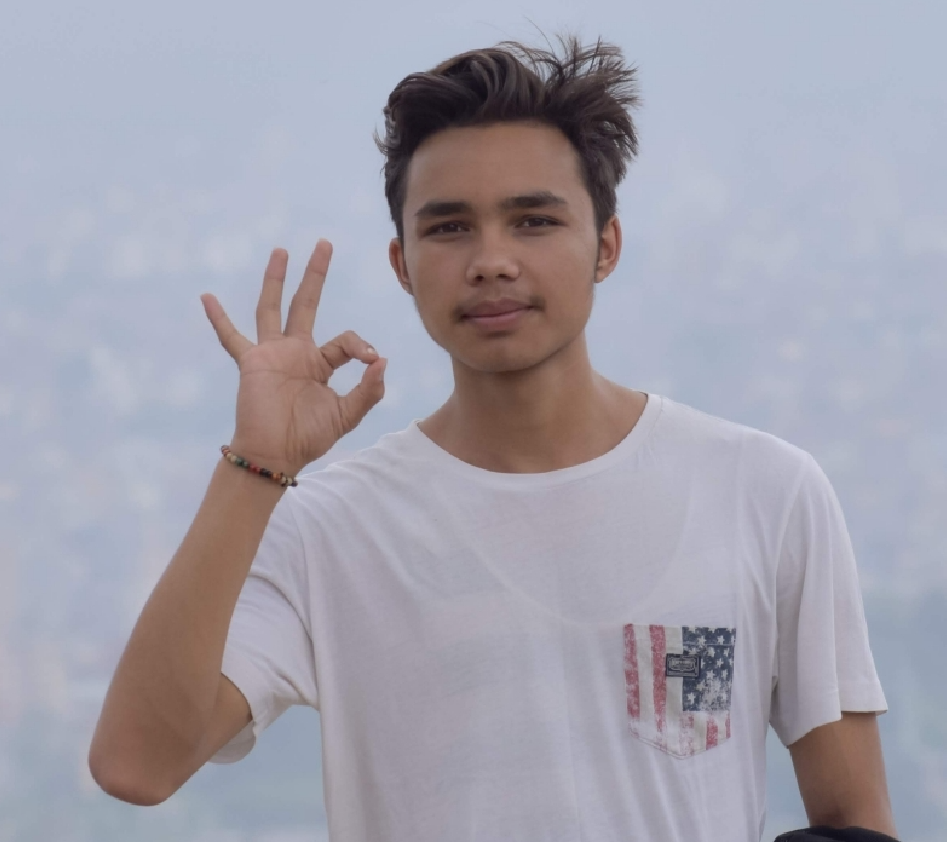
#> input picture Canny_edge_detection/01.png, 947 x 842 px
$ python canny_edge_practice.py
#> lines starting #> are read from the running program, lines starting #| are printed output that depends on the picture; after the words box and inside, x2 and y2 are one past the last pixel; in counts of white or black regions, pixels touching at a corner belong together
import cv2

# Read input image
img = cv2.imread('01.png')
#> img is the input picture: shape (842, 947, 3); mean B, G, R 171.5, 160.1, 162.6

# Set window size
win_size = (600, 600)

# Set Canny threshold values
low_threshold = 60
high_threshold = 120

# Resize the input image
img = cv2.resize(img, win_size)
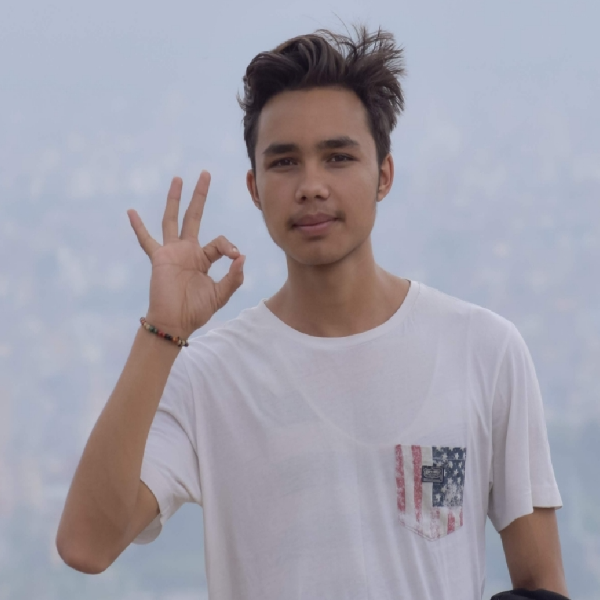
#> img: shape (600, 600, 3); mean B, G, R 171.5, 160.1, 162.5

# Convert the image to grayscale
gray = cv2.cvtColor(img, cv2.COLOR_BGR2GRAY)
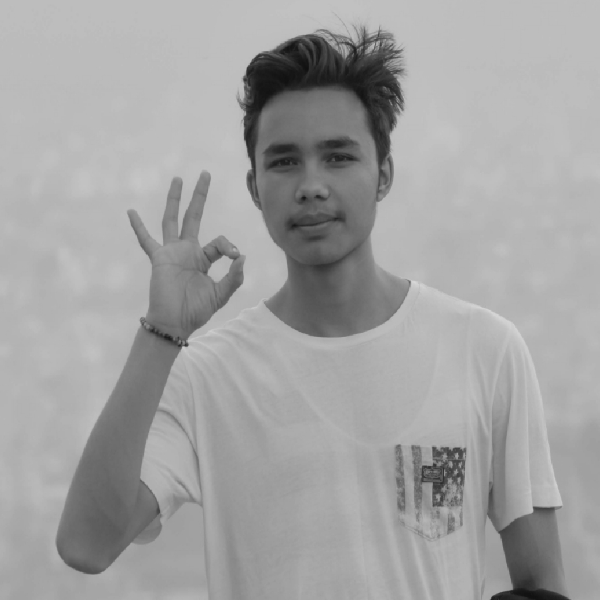
#> gray: shape (600, 600); min 16, max 216, mean 162.1

# Apply Canny edge detection
edges = cv2.Canny(gray, low_threshold, high_threshold)
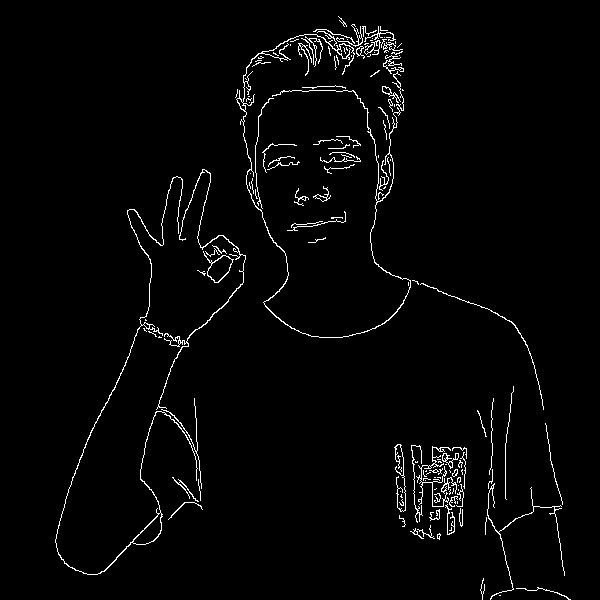
#> edges: shape (600, 600); 2.3% white in thin lines or dots, all inside (x1, y1, x2, y2) = (55, 16, 571, 600)

# Display the resulting images
cv2.namedWindow('Original', cv2.WINDOW_NORMAL)
cv2.namedWindow('Grayscale', cv2.WINDOW_NORMAL)
cv2.namedWindow('Edges', cv2.WINDOW_NORMAL)
cv2.resizeWindow('Original', win_size)
cv2.resizeWindow('Grayscale', win_size)
cv2.resizeWindow('Edges', win_size)
cv2.imshow('Original', img)
cv2.imshow('Grayscale', gray)
cv2.imshow('Edges', edges)

cv2.imwrite('gray_output.png',gray)
cv2.imwrite('canny.png',edges)
# Wait for key press and exit
cv2.waitKey(0)
cv2.destroyAllWindows()
